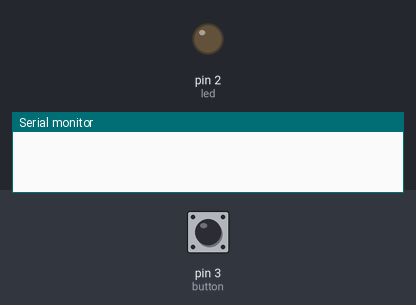
Bench run of a program on a simulated Arduino Nano, built with avr-gcc and run on an emulated ATmega328P. Parts: output pins drawn as LEDs (lit = HIGH), the last lines printed to the serial monitor. Dashed ring = blinking. Inputs (shaded band) come from the test bench; at power-on: pin 3 (button) LOW.

Above: at 1.2 s.
1.3 s: pin 3 (button) pulled HIGH for 1 s
At 3.3 s:
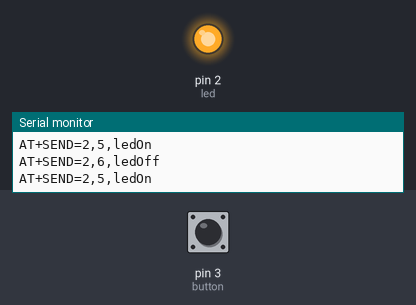
3.8 s: pin 3 (button) pulled HIGH for 0.15 s
At 4.4 s:
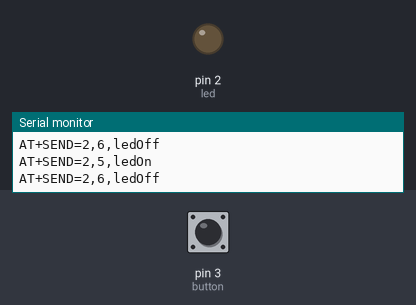
5.4 s: pin 3 (button) pulled HIGH for 3.2 s
At 5.5 s:
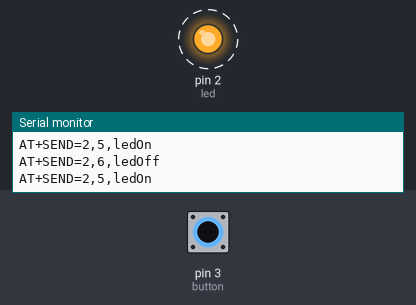
Timing chart, 0 to 9.9 s (numbered marks = the images above; inputs shaded):
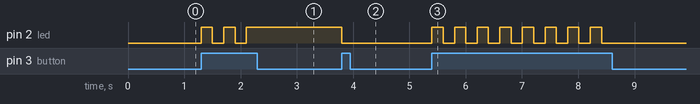

Measured:
- after the input at 1.3 s, pin 2 (led): alternates HIGH for 0.20 s and LOW for 0.20 s, 5 changes in all, then stays HIGH, starting at once
- after the input at 3.8 s, pin 2 (led): HIGH → LOW at once
- after the input at 5.4 s, pin 2 (led): alternates HIGH for 0.20 s and LOW for 0.20 s, 16 changes in all, then stays LOW, starting at once

The program:

main.cpp
```cpp
#include <Arduino.h>
#include <SPI.h>
const int led = 2;
const int button = 3;
bool ledState = false;
bool buttonState = false;

long lastDebouncetime = 0;
long debounceDelay = 200;
void setup() {
  Serial.begin(115200);
  pinMode(led, OUTPUT);
  pinMode(button, INPUT);
}
void loop() {
  buttonState = digitalRead(button); // read the button state
  if((millis() - lastDebouncetime) > debounceDelay){
    if (buttonState == HIGH) { // if the button is pressed
      ledState = !ledState; // toggle the LED state
      digitalWrite(led, ledState); // set the LED pin to the new state
      if(ledState){
        Serial.println("AT+SEND=2,5,ledOn");
      }else{
        Serial.println("AT+SEND=2,6,ledOff");
      }
      lastDebouncetime = millis();
    }
  }
}
```
